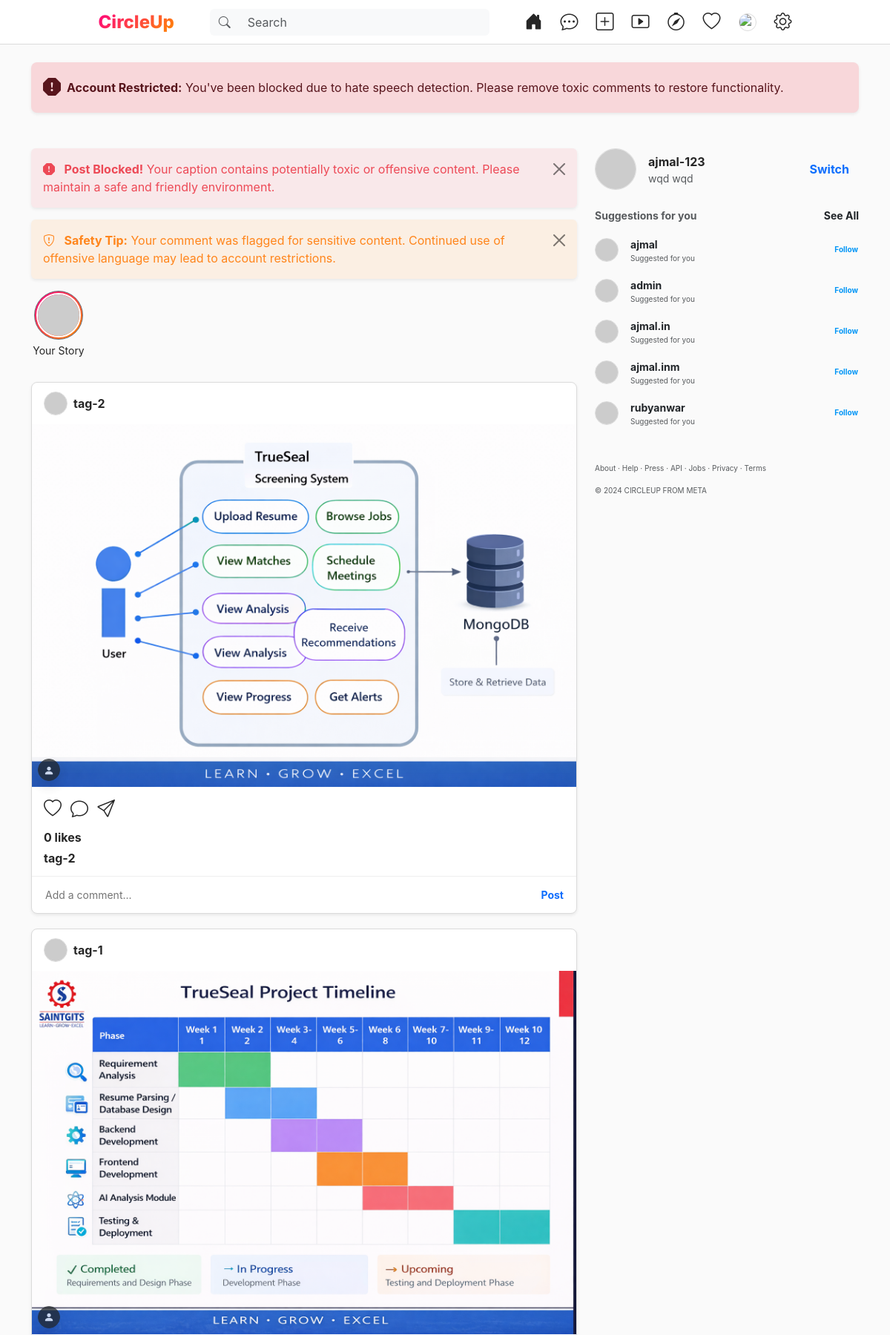
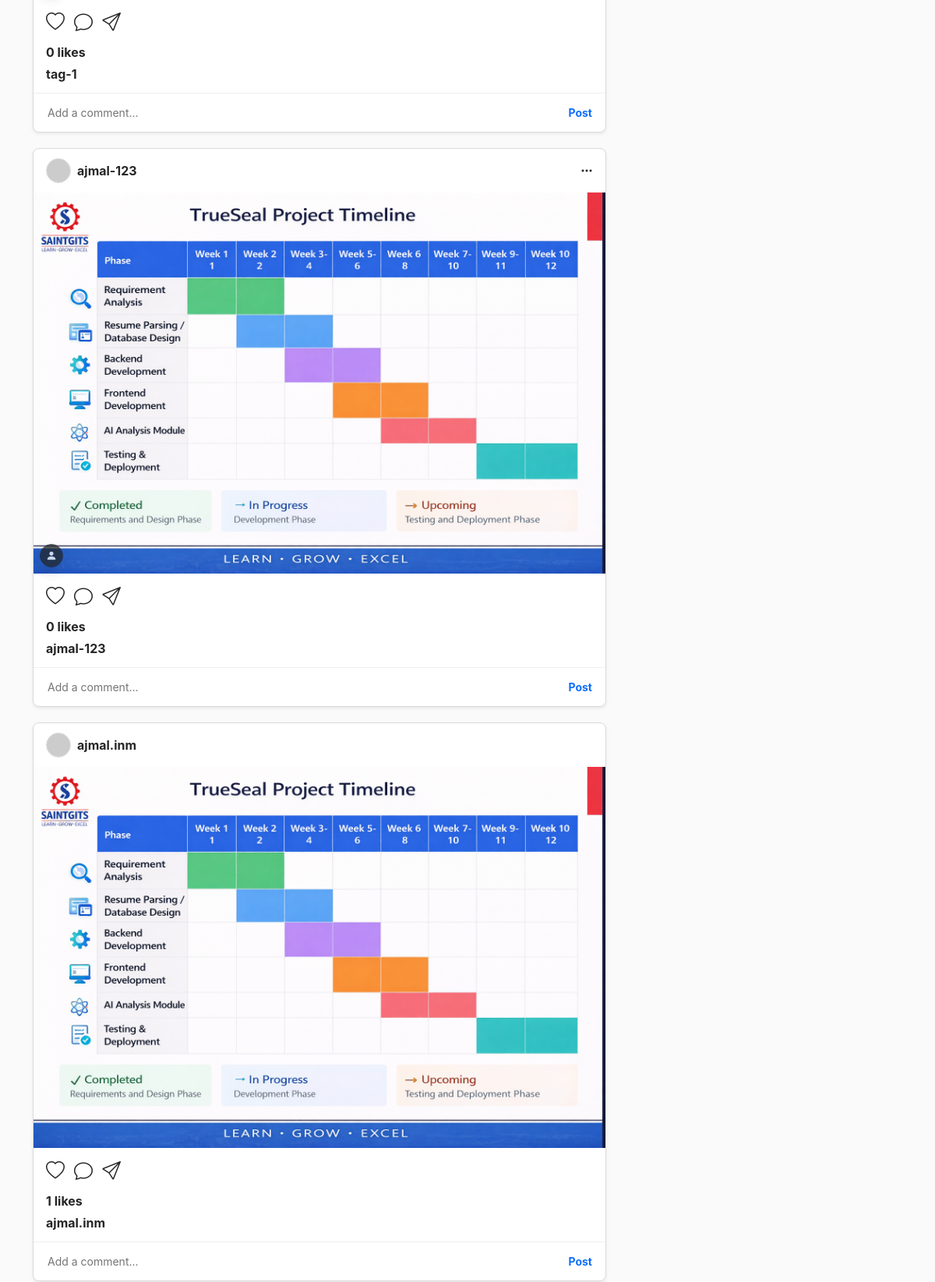
The page / (signed in, upper part) on the database its author committed (2 pictures, top to bottom).
### app/models.py (models this page shows, shortened)
class Posts(models.Model):
    user = models.ForeignKey(User, on_delete=models.SET_NULL, null=True, blank=True)
    image_path = models.FilePathField(path='uploads/')
    text = models.CharField(max_length=500, blank=True)
    likes = models.ManyToManyField(User, related_name='liked_posts', blank=True)
    comments = models.ManyToManyField('Comment', blank=True)
    like_count = models.IntegerField(default=0)
    is_story = models.BooleanField(default=False)
    is_reel = models.BooleanField(default=False)
    score = models.FloatField(default=0.0)
    created = models.DateTimeField(default=timezone.now)
    @property
    def is_video_file(self):
        if not self.image_path: return False
        return self.image_path.lower().endswith(('.mp4', '.mov', '.webm', '.ogg'))

### app/views.py (the view, shortened to what this page needs)
# urls.py: path('',home,name="home"),
@login_required(login_url='login')
def home(request):
    toxic_blocked = request.session.pop('toxic_blocked', False)
    issues = request.session.pop('issues', False)
    db = Posts.objects.filter(is_story=False, is_reel=False).order_by("-id")
    last_24h = timezone.now() - timezone.timedelta(hours=24)
    own_story = Posts.objects.filter(user=request.user, is_story=True, created__gte=last_24h).order_by('-created').first()
    friends = Friend.objects.filter(user=request.user)
    friends_list = [f.friend for f in friends]
    last_24h = timezone.now() - timezone.timedelta(hours=24)
    stories_all = Posts.objects.filter(
        user__in=friends_list,
        is_story=True,
        created__gte=last_24h
    ).select_related('user').order_by('-created')
    stories = []
    seen_users = set()
    for s in stories_all:
        if s.user_id not in seen_users:
            stories.append(s)
            seen_users.add(s.user_id)
    suggestions = User.objects.exclude(id=request.user.id).exclude(
        id__in=[f.friend.id for f in friends]
    )[:5]
    try:
        user_profile = Profile.objects.get(user=request.user)
    except Profile.DoesNotExist:
        pass
    unread_messages_count = Message.objects.filter(receiver=request.user, is_read=False).count() if request.user.is_authenticated else 0
    ban_until = None
    ban_level = 1
    ban_hours = 4
    try:
        user_profile = Profile.objects.get(user=request.user)
        if user_profile.ban_until and user_profile.ban_until > timezone.now():
            ban_until = user_profile.ban_until.isoformat()
            ban_level = user_profile.ban_level
            ban_hours = ban_level * 4
    except Profile.DoesNotExist:
        pass
    return render(request, "home.html", {
        "db": db,
        "own_story": own_story,
        "stories": stories,
        "suggestions": suggestions,
        "issues": issues,
        "toxic_blocked": toxic_blocked,
        "unread_messages_count": unread_messages_count,
        "ban_until": ban_until,
        "ban_level": ban_level,
        "ban_hours": ban_hours,
        "ban_steps": [i*4 for i in range(1, 8)],
    })

### app/context_processors.py (called while the page is built)
def pending_friend_requests(request):
    if request.user.is_authenticated:
        count = FriendRequest.objects.filter(
            to_user=request.user, status='pending'
        ).count()
    else:
        count = 0
    return {'pending_friend_requests_count': count}

### app/templates/home.html (shortened to what this page needs)
{% extends 'base.html' %}
{% load static %}
{% block content %}
{% if issues %}
    <div class="alert alert-danger shadow-sm border-0 rounded-3 mb-4 d-flex align-items-center">
        <i class="bi bi-exclamation-octagon-fill me-2 fs-4"></i>
        <span><strong>Account Restricted:</strong> You've been blocked due to hate speech detection. Please remove toxic comments to restore functionality.</span>
    </div>
{% endif %}
<div class="row pt-4">
    <div class="col-lg-8">
        {% if issues %}
        <div class="alert alert-danger alert-dismissible fade show border-0 shadow-sm" role="alert" style="background: rgba(237, 73, 86, 0.1); color: #ed4956;">
            <i class="bi bi-exclamation-octagon-fill me-2"></i>
            <strong>Post Blocked!</strong> Your caption contains potentially toxic or offensive content. Please maintain a safe and friendly environment.
            <button type="button" class="btn-close" data-bs-dismiss="alert" aria-label="Close"></button>
        </div>
        {% endif %}
        {% if request.session.notification %}
        <div class="alert alert-warning alert-dismissible fade show border-0 shadow-sm" role="alert" style="background: rgba(255, 133, 27, 0.1); color: #FF851B;">
            <i class="bi bi-shield-exclamation me-2"></i>
            <strong>Safety Tip:</strong> Your comment was flagged for sensitive content. Continued use of offensive language may lead to account restrictions.
            <button type="button" class="btn-close" data-bs-dismiss="alert" aria-label="Close" onclick="{% if not request.session.notification %}{% endif %}"></button>
        </div>
        {% endif %}
        <div class="d-flex gap-3 overflow-x-auto pb-4 mb-2 no-scrollbar">
            <div class="text-center" style="min-width: 74px; cursor: pointer;"
                {% if own_story %}
                    onclick="openStory('http://127.0.0.1:8000/{{ own_story.image_path|escapejs }}', '{{ request.user.username|escapejs }}', '{{ own_story.image_path|lower|escapejs }}')"
                {% else %}
                    onclick="$('#create_modal').modal('show'); $('#isStorySwitch').prop('checked', true);"
                {% endif %}
            >
                <div class="story-ring{% if own_story %} border border-danger{% else %} border border-secondary{% endif %}" style="position:relative;">
                    {% if own_story %}
                        {% with path=own_story.image_path|lower %}
                        {% if ".mp4" in path or ".webm" in path or ".mov" in path %}
                            <video src="http://127.0.0.1:8000/{{ own_story.image_path }}" class="story-img" style="object-fit:cover;" muted preload="metadata"></video>
                        {% else %}
                            <img src="http://127.0.0.1:8000/{{ own_story.image_path }}" class="story-img"
                                 onerror="this.onerror=null;this.src='https://ui-avatars.com/api/?name={{ request.user.username }}&background=random&bold=true';">
                        {% endif %}
                        {% endwith %}
                        <span style="position:absolute;bottom:2px;right:2px;width:18px;height:18px;background:#0095f6;border-radius:50%;display:flex;align-items:center;justify-content:center;font-size:13px;font-weight:800;color:white;border:2px solid white;line-height:1;">+</span>
                    {% elif request.session.profile and request.session.profile != "None" %}
                        <img src="http://127.0.0.1:8000/{{request.session.profile}}" class="story-img"
                             onerror="this.onerror=null;this.src='https://ui-avatars.com/api/?name={{ request.user.username }}&background=random&bold=true';">
                    {% else %}
                        <div class="story-img bg-light d-flex align-items-center justify-content-center text-muted">
                            <i class="bi bi-person-circle fs-4"></i>
                        </div>
                    {% endif %}
                </div>
                <div class="small mt-1 text-truncate">Your Story</div>
            </div>
        </div>
        <div class="posts">
            {% for post in db %}
            <article class="post-card shadow-sm">
                <header class="post-header d-flex align-items-center justify-content-between">
                    <div class="d-flex align-items-center gap-2">
                        <img src="https://ui-avatars.com/api/?name={{ post.user.username }}&background=random" class="nav-avatar" style="width: 32px; height: 32px;">
                        <span class="fw-bold">{{ post.user.username }}</span>
                    </div>
                    {% if post.user == request.user %}
                    <div class="dropdown">
                        <i class="bi bi-three-dots cursor-pointer" data-bs-toggle="dropdown"></i>
                    </div>
                    {% endif %}
                </header>
                <div class="post-image-container position-relative">
                    {% if post.is_video_file %}
                        <video src="http://127.0.0.1:8000/{{ post.image_path }}" class="w-100" controls style="max-height: 600px; background: black;"></video>
                    {% else %}
                        <img src="http://127.0.0.1:8000/{{ post.image_path }}" alt="Post Content" class="w-100">
                        {% if post.tags.count > 0 %}
                        <button class="btn btn-dark btn-sm position-absolute bottom-0 start-0 m-2 rounded-circle shadow opacity-75 d-flex align-items-center justify-content-center toggle-tags-btn" style="width: 30px; height: 30px; z-index: 5;" onclick="toggleTags(this)">
                            <i class="bi bi-person-fill"></i>
                        </button>
                        {% endif %}
                    {% endif %}
                </div>
                <div class="post-footer">
                    <div class="d-flex mb-2">
                        <i class="bi bi-heart{% if request.user in post.likes.all %}-fill{% endif %} action-icon" onclick="likePost('{{ post.id }}', this)"></i>
                        <i class="bi bi-chat action-icon" data-bs-toggle="modal" data-bs-target="#commentModal{{ post.id }}"></i>
                        <i class="bi bi-send action-icon"></i>
                    </div>
                    <div class="fw-bold mb-1"><span id="likes-count-{{ post.id }}">{{ post.like_count }}</span> likes</div>
                    <div>
                        <span class="fw-bold me-1">{{ post.user.username }}</span>
                    </div>
                </div>
                <form class="comment-input-container d-flex ajax-comment-form" method="post" action="{% url 'add_comment' post.id %}">
                    <textarea name="comment" class="comment-input" rows="1" placeholder="Add a comment..."></textarea>
                    <button type="submit" class="btn btn-link text-decoration-none fw-bold p-0 ms-2" style="font-size: 14px;">Post</button>
                </form>
            </article>
            {% endfor %}
        </div>
    </div>
    <div class="col-lg-4 d-none d-lg-block">
        <div class="sticky-top" style="top: 90px;">
            <div class="d-flex align-items-center gap-3 mb-4">
                {% if request.session.profile and request.session.profile != "None" %}
                    <img src="http://127.0.0.1:8000/{{request.session.profile}}" class="nav-avatar" style="width: 56px; height: 56px;"
                         onerror="this.onerror=null;this.src='https://ui-avatars.com/api/?name={{ user.username }}&background=random&bold=true&size=56';">
                {% else %}
                    <img src="https://ui-avatars.com/api/?name={{ user.username }}&background=random&bold=true&size=56" class="nav-avatar" style="width: 56px; height: 56px;">
                {% endif %}
                <div>
                    <div class="fw-bold">{{ user.username }}</div>
                    <div class="text-muted small">{{ user.first_name }} {{ user.last_name }}</div>
                </div>
                <a href="{% url 'logout' %}" class="btn btn-link text-decoration-none fw-bold ms-auto small">Switch</a>
            </div>
            <div class="d-flex justify-content-between mb-3">
                <span class="text-muted fw-bold small">Suggestions for you</span>
                <a href="#" class="text-dark text-decoration-none small fw-bold">See All</a>
            </div>
            {% for suggest in suggestions %}
            <div class="d-flex align-items-center gap-3 mb-3">
                <a href="{% url 'view_profile' suggest.username %}" class="text-decoration-none">
                    <img src="https://ui-avatars.com/api/?name={{ suggest.username }}&background=random" class="nav-avatar" style="width: 32px; height: 32px;">
                </a>
                <div>
                    <a href="{% url 'view_profile' suggest.username %}" class="text-decoration-none text-dark fw-bold small">{{ suggest.username }}</a>
                    <div class="text-muted extra-small">Suggested for you</div>
                </div>
                <a href="{% url 'send_friend_request' suggest.id %}"
                   class="btn btn-link text-decoration-none fw-bold ms-auto extra-small p-0 ajax-friend-action" data-action="send"
                   style="color: #0095f6;">Follow</a>
            </div>
            {% endfor %}
            <div class="mt-5 extra-small text-muted">
                About · Help · Press · API · Jobs · Privacy · Terms
                <br><br>
                © 2024 CIRCLEUP FROM META
            </div>
        </div>
    </div>
</div>
{% endblock %}

### app/static/css/insta_style.css (style rules this page uses)
:root { --primary-gradient: linear-gradient(135deg, #FF0080 0%, #FF8C00 100%); --insta-blue: #0095f6; --insta-dark-blue: #00376b; --bg-light: #fafafa; --border-color: #dbdbdb; --text-primary: #262626; --text-secondary: #8e8e8e; --glass-bg: rgba(255, 255, 255, 0.85); --card-shadow: 0 8px 32px rgba(0, 0, 0, 0.05); }
body { background-color: var(--bg-light) !important; color: var(--text-primary); font-family: -apple-system, BlinkMacSystemFont, "Segoe UI", Roboto, Helvetica, Arial, sans-serif !important; }
.nav-avatar { width: 24px; height: 24px; border-radius: 50%; border: 1px solid var(--border-color); }

### app/templates/base.html (style rules this page uses)
.nav-avatar { width: 24px; height: 24px; border-radius: 50%; border: 1px solid #dbdbdb; }

### app/templates/home.html (style rules this page uses)
.story-ring { width: 66px; height: 66px; border-radius: 50%; padding: 2px; background: linear-gradient(135deg, #FF0080 0%, #FF8C00 100%); display: inline-block; }
.story-img { width: 100%; height: 100%; border-radius: 50%; border: 2px solid white; object-fit: cover; }
.post-card { border: 1px solid #dbdbdb; border-radius: 8px; background: white; margin-bottom: 20px; }
.post-header { padding: 12px 16px; }
.post-image-container img { width: 100%; max-height: 600px; object-fit: contain; background-color: #efefef; }
.post-footer { padding: 12px 16px; }
.action-icon { font-size: 1.5rem; cursor: pointer; margin-right: 12px; transition: color 0.1s ease; }
.comment-input-container { border-top: 1px solid #efefef; padding: 12px 16px; }
.comment-input { border: none; resize: none; outline: none; width: 100%; font-size: 14px; }
.no-scrollbar { -ms-overflow-style: none; scrollbar-width: none; }
.extra-small { font-size: 10px; }

### rows shown on the page
Posts: user.username "tag-2", image_path (picture), like_count "0"
Posts: user.username "tag-1", image_path (picture), like_count "0"
Posts: user.username "ajmal-123", image_path (picture), like_count "0"
Posts: user.username "ajmal.inm", image_path (picture), like_count "1"

### other values the page prints
{{ user.username }} "ajmal-123"
{{ user.first_name }} "wqd"
{{ user.last_name }} "wqd"
{{ suggest.username }} "ajmal"
{{ suggest.username }} "admin"
{{ suggest.username }} "ajmal.in"
{{ suggest.username }} "ajmal.inm"
{{ suggest.username }} "rubyanwar"
